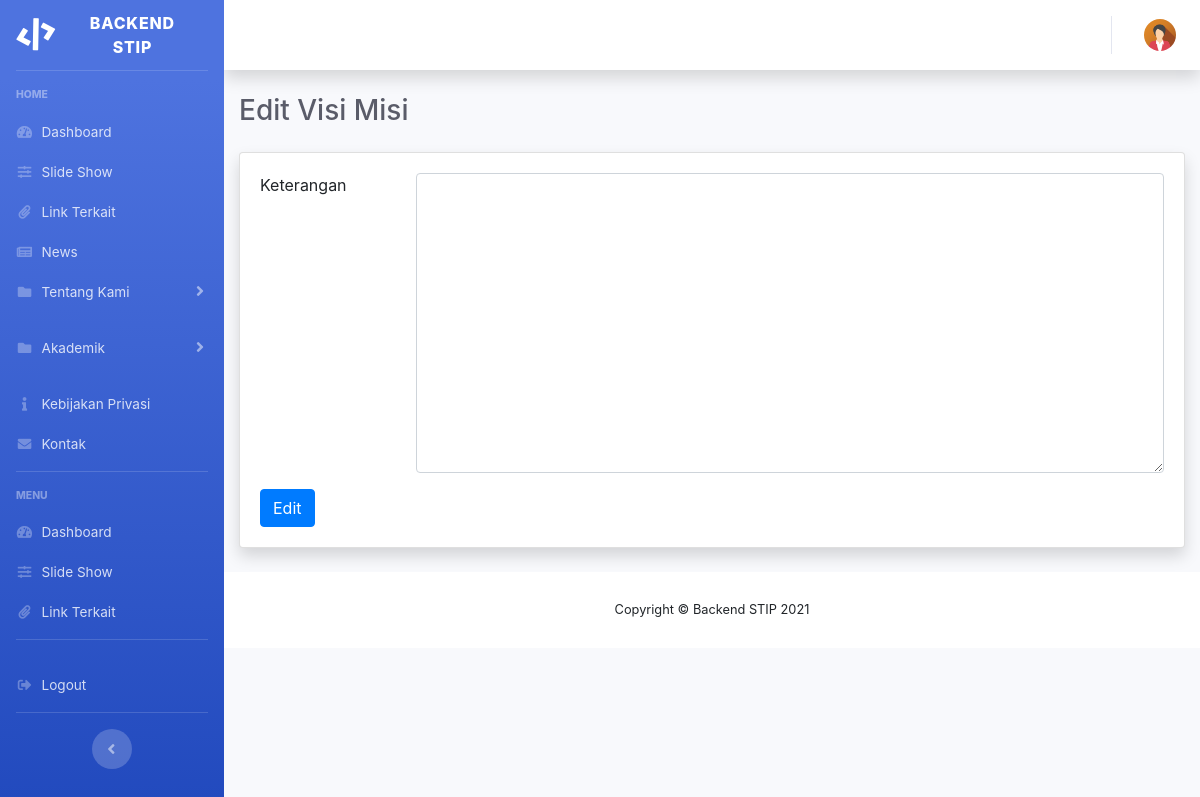
Before: /index.php/admin/edit_vm with the older database file.
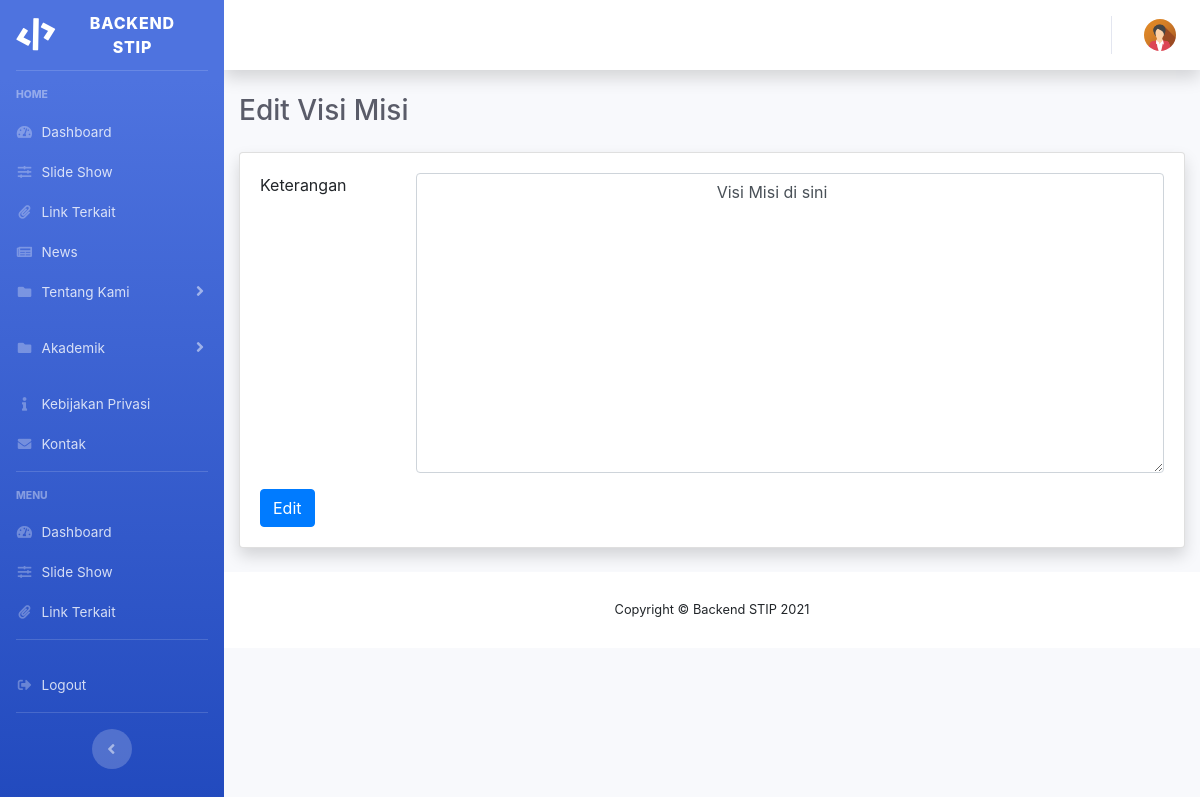
After: the same page with the newer database file.
### tables this page shows
CREATE TABLE `aboutus` (
  `id` int(11) NOT NULL,
  `title` varchar(255) NOT NULL,
  `description` text NOT NULL,
  `created_at` datetime NOT NULL
);

### application/controllers/Admin.php (called while the page is built, shortened)
<?php
class Admin extends CI_Controller
{
    public function __construct()
    {
        $this->load->helper(array('form', 'url', 'file'));
        $this->load->model('admin_model');
    }
public function edit_vm()
{
    $data['title'] = 'Edit Visi Misi';
    $this->load->model('Admin_model','vm');
    $data['vm'] = $this->vm->select_vm();
    $this->load->view('admin/themes/header');
    $this->load->view('admin/tentangkami/vm',$data);
    $this->load->view('admin/themes/footer');
}
}

### index.php (called while the page is built, shortened)
<?php
require_once BASEPATH.'core/CodeIgniter.php';

### application/models/Admin_model.php (called while the page is built, shortened)
<?php
class Admin_model extends CI_Model {
public function select_vm()
{
	$sql = $this->db->query("select * from aboutus where id = '2'");
	$data = $sql->result_array();
	return $data;
}
} ?>

### application/views/admin/tentangkami/vm.php (the view, shortened to what this page needs)
<div class="container-fluid">
            <h5 class="h3 mb-4 text-gray-800"><?= $title;?></h5>
            <div class="card shadow mb-4">
                <div class="card-body">
                <div class="row">
                <div class="col-lg-12">
                    <?=form_open_multipart('admin/proses_edit_vm', 'id="edit_vm"') ?>
                        <div class="form-group row">
                        <div class="col-sm-2">
                            Keterangan
                        </div>
                        <div class="col-sm-10">
                                <textarea class="form-control" style="height:300px" name="description">
                                <?= $vm[0]['description']?>
                                </textarea>
                        </div>
                        </div>
                        <div class="from-group">
                            <button type="submit" class="btn btn-primary">Edit</button>
                        </div>
                    </form>
                </div>
            </div>
                </div>
            </div>
        </div>

Changed rows visible on the page:
changed aboutus: description (not shown) → "Visi Misi di sini"
